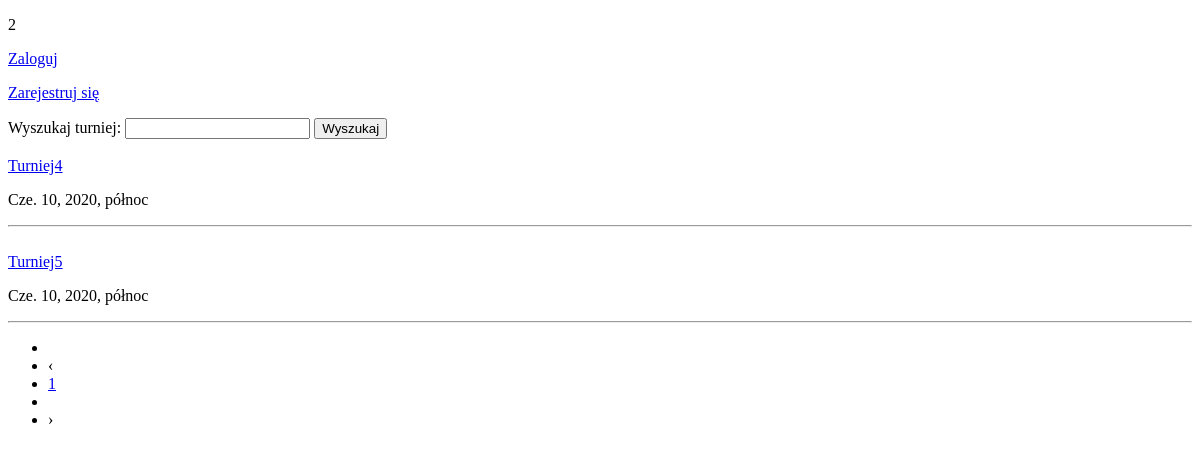
Before: / with the older database file.
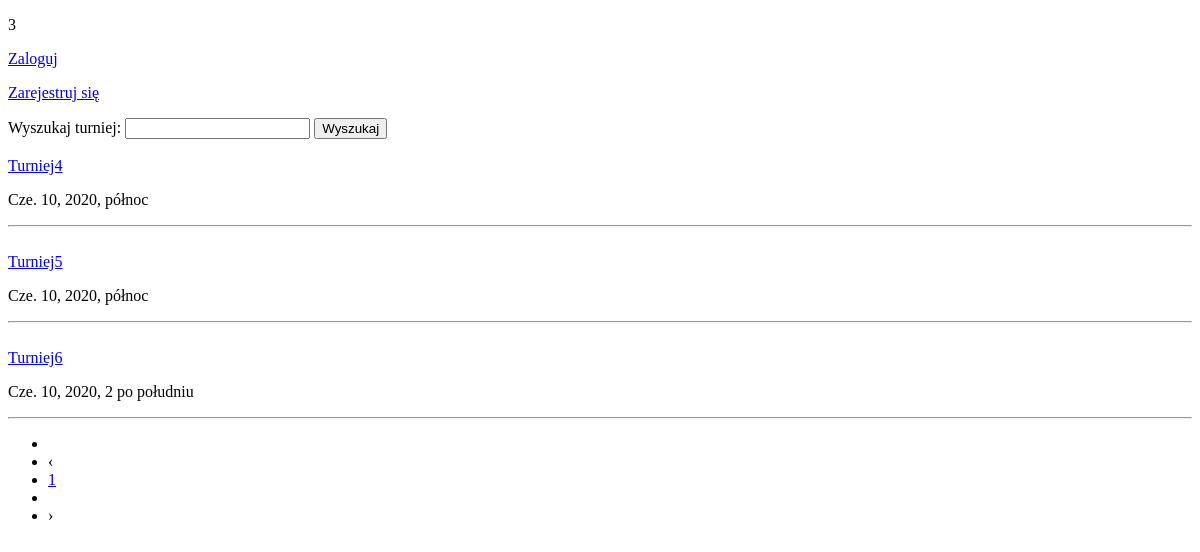
After: the same page with the newer database file.
### Tourn/models.py (models this page shows)
class Tournament(models.Model):
    name = models.CharField(max_length=50)
    discipline = models.CharField(max_length=50)
    start_date = models.DateTimeField()
    registration_deadline = models.DateTimeField()
    participants_limit = models.IntegerField()
    city = models.CharField(max_length=20)
    street = models.CharField(max_length=50)
    number = models.IntegerField()
    organizer = models.ForeignKey(settings.AUTH_USER_MODEL, on_delete=models.CASCADE)

### Tourn/views.py (the view)
# urls.py: url(r'^$', views.post_list, name='home'),
def post_list(request):
    if 'search' in request.POST:
        name = request.POST["tournament_name"]
    else:
        name = ""
    queryset_list = Tournament.objects.filter(start_date__gte=datetime.date.today()).order_by("start_date")
    if len(name) != 0:
        print("name", name)
        queryset_list = queryset_list.filter(name__contains=name)
    paginator = Paginator(queryset_list, 10)  # posts per page
    page = request.GET.get('page')
    try:
        queryset = paginator.page(page)
    except PageNotAnInteger:
        queryset = paginator.page(1)
    except EmptyPage:
        queryset = paginator.page(paginator.num_pages)
    context = {
        "object_list": queryset,
        'name': name,
        'length': len(queryset_list)
    }
    return render(request, "home.html", context)

### templates/home.html (shortened to what this page needs)
{% extends 'base.html' %}
{% block content %}
    <p>{{ length }}</p>
{% if user.is_authenticated %}
    Cześć, {{ user.username }}!
    <p><a href="{% url 'logout' %}">Wyloguj</a></p>
    <p><a href="{% url 'password_reset' %}">Zmień hasło</a></p>
    <p><a href="addtourn">Utwórz nowy turniej</a></p>
{% else %}
    <p><a href="{% url 'login' %}">Zaloguj</a></p>
    <p><a href="{% url 'signup' %}">Zarejestruj się</a></p>
{% endif %}
    <form action="/" method="POST">
        <label>Wyszukaj turniej:</label>
        <input type="text" name="tournament_name" value="{{ name }}">
        <input type="submit" name="search" value="Wyszukaj">
    </form>
{% if length != 0 %}
    {% for obj in object_list %}
<div class = "container">
  <div class = "col-md-6">
    <br>
    <a href = "tournament/{{ obj.id }}">{{obj.name}}</a>
    <p>{{obj.start_date}}</p>
    <hr>
  </div>
</div>
{% endfor %}
<div class = "container">
  <div class = "col-md-6">
    <nav aria-label="Page navigation example">
      <ul class="pagination">
        <li class="page-item">
          {% if object_list.has_previous %}
             <li class="previous"> <a href="?page={{ object_list.previous_page_number }}">
             <span aria-hidden="true">‹</span></a>
          {% else %}
              <li class="previous disabled"><a>‹</a>
          {% endif %}
        </li>
         {% for page in object_list.paginator.page_range %}
            {% if page == object_list.number %}
            <li class="pg active"><a class = "page_number" href="?page={{page}}">{{page}}</a>
            {% else %}
            <li class="pg"><a class = "page_number" href="?page={{page}}">{{page}}</a>
            {% endif %}
        {% endfor %}
        <li class="page-item">
          {% if object_list.has_next %}
            <li class="previous"> <a href="?page={{ object_list.next_page_number }}">›</a></li>
          {% else %}
              <li class="next disabled"><a>›</a>
          {% endif %}
        </li>
      </ul>
    </nav>
  </div>
</div>
    {% else %}
    <p>Brak informacji o zbliżających się turniejach</p>
    {% endif %}
{% endblock %}

Changed rows visible on the page:
added Tournament: name "Turniej6", start_date "Cze. 10, 2020, 2 po południu"
Other visible differences:
{{ length }}: "2" → "3"
